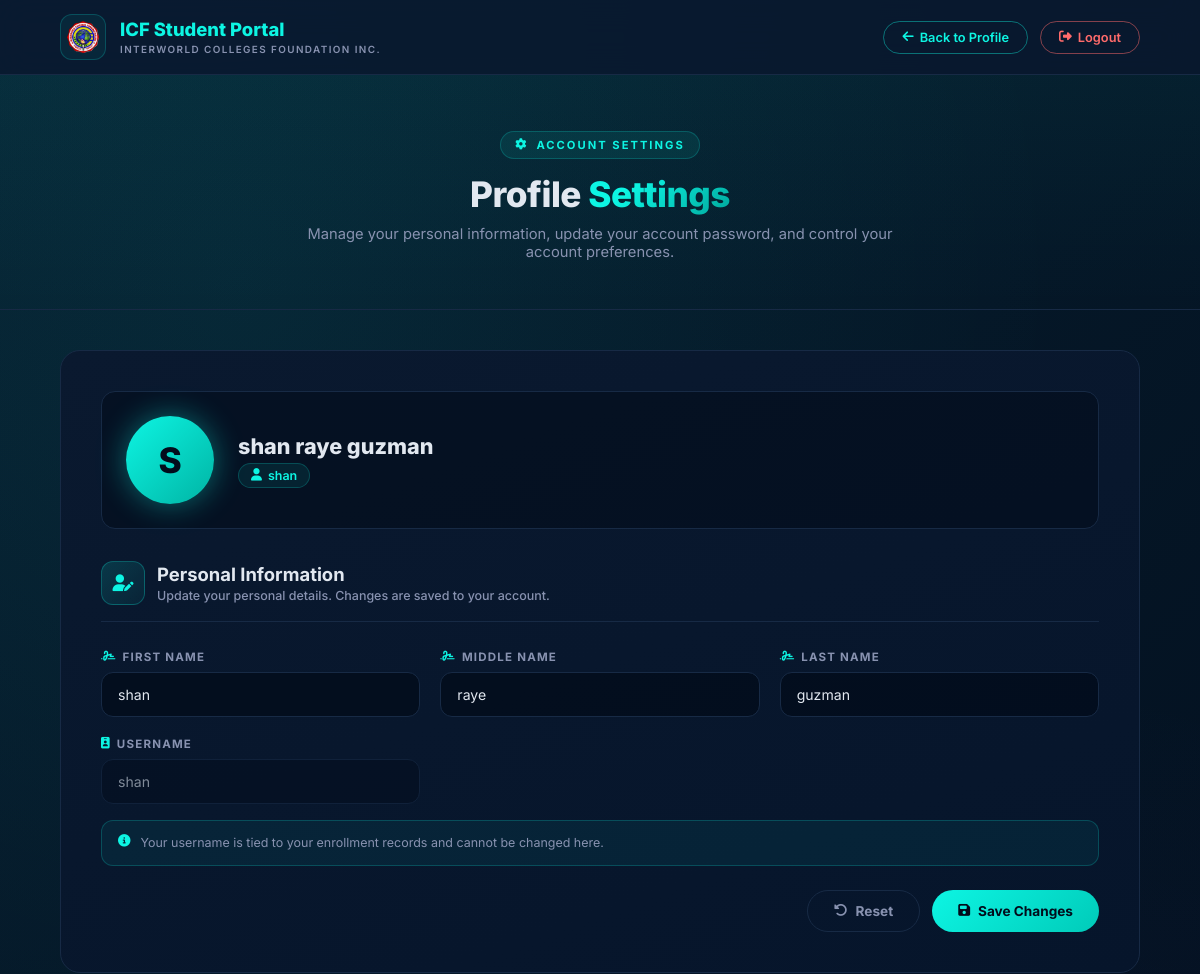
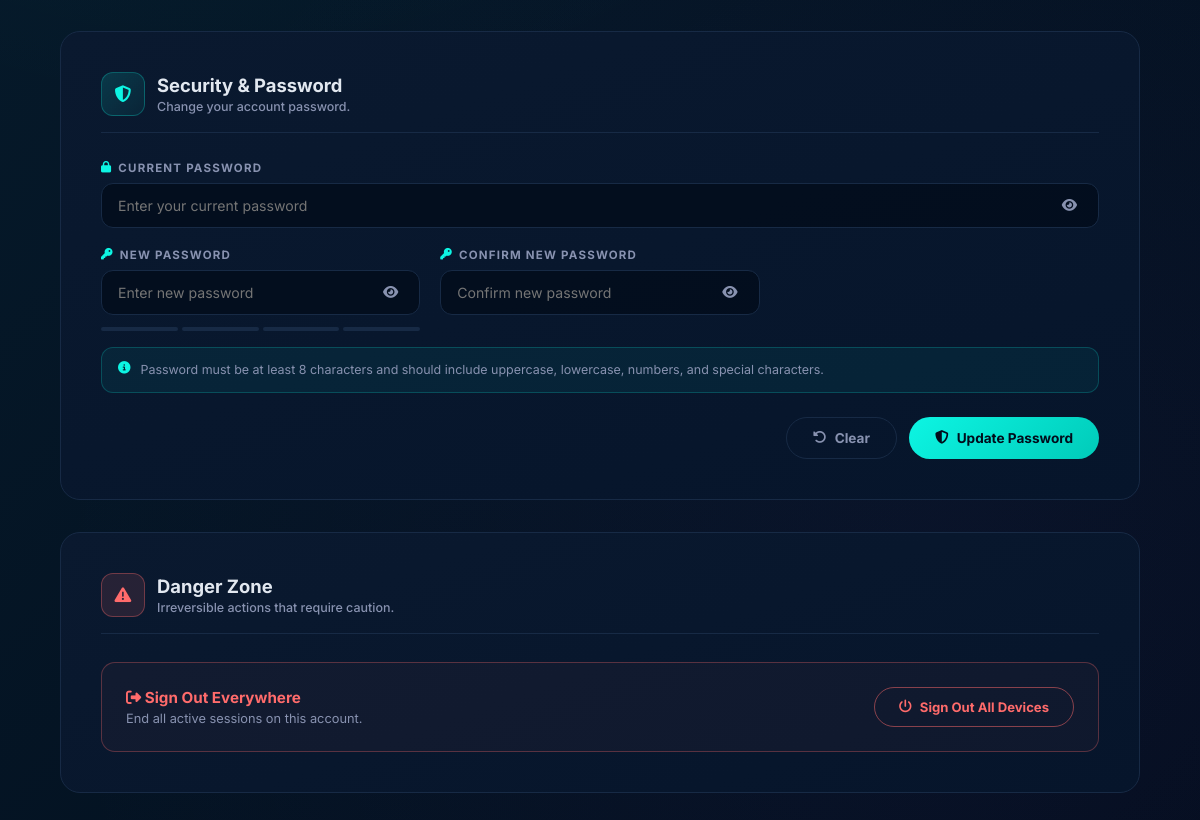
The page /backend/UsersDB/profile-setting.php (signed in) on the database its author committed (2 pictures, top to bottom).
### tables this page shows
CREATE TABLE `users` (
  `user_id` int(11) NOT NULL,
  `first_name` varchar(50) NOT NULL,
  `middle_name` varchar(50) NOT NULL,
  `last_name` varchar(50) NOT NULL,
  `username` varchar(50) NOT NULL,
  `student_code` varchar(20) DEFAULT NULL,
  `password` varchar(255) NOT NULL
);

### backend/UsersDB/profile-setting.php (the view, shortened to what this page needs)
<?php
$host     = '127.0.0.1';
$db_name  = 'enrollmentdb';
$dbuser   = 'root';
$dbpass   = '';
try {
    $conn = new PDO("mysql:host=$host;dbname=$db_name;charset=utf8mb4", $dbuser, $dbpass);
    $conn->setAttribute(PDO::ATTR_ERRMODE, PDO::ERRMODE_EXCEPTION);
    $conn->setAttribute(PDO::ATTR_DEFAULT_FETCH_MODE, PDO::FETCH_ASSOC);
} catch (PDOException $e) {
    die("Database connection failed: " . $e->getMessage());
}
$username = $_SESSION['username'];
try { $conn->exec("ALTER TABLE users ADD COLUMN IF NOT EXISTS student_code VARCHAR(20) DEFAULT NULL"); } catch (PDOException $e) {}
try {
    $stmt = $conn->prepare("SELECT user_id, first_name, middle_name, last_name, username, student_code
                            FROM users
                            WHERE username = :username
                            LIMIT 1");
    $stmt->execute([':username' => $username]);
    $student = $stmt->fetch();
} catch (PDOException $e) {
    die("Error fetching profile: " . $e->getMessage());
}
$first_name    = htmlspecialchars($student['first_name'] ?? '');
$middle_name   = htmlspecialchars($student['middle_name'] ?? '');
$last_name     = htmlspecialchars($student['last_name'] ?? '');
$full_name     = htmlspecialchars(trim(($student['first_name'] ?? '') . ' ' . ($student['middle_name'] ?? '') . ' ' . ($student['last_name'] ?? '')));
$username_disp = htmlspecialchars($student['username'] ?? '');
$initial       = strtoupper(substr($student['first_name'] ?? 'U', 0, 1));
?>
<!DOCTYPE html>
<html lang="en">
<head>
    <link rel="stylesheet" href="https://cdnjs.cloudflare.com/ajax/libs/font-awesome/6.5.1/css/all.min.css">
</head>
<body>
    <nav class="navbar">
        <a href="profile.php" class="navbar-brand">
            <div class="logo-box"><img src="../../BackGroundimage/ICFLogo.png" alt="ICF Logo"></div>
            <div class="brand-text">
                <h1>ICF Student Portal</h1>
                <span>Interworld Colleges Foundation Inc.</span>
            </div>
        </a>
        <div class="navbar-actions">
            <a href="profile.php" class="btn-back-profile"><i class="fas fa-arrow-left"></i> Back to Profile</a>
            <a href="logout.php" class="btn-logout"><i class="fas fa-sign-out-alt"></i> Logout</a>
        </div>
    </nav>
    <section class="hero-banner">
        <div class="eyebrow"><i class="fas fa-cog"></i> Account Settings</div>
        <h1>Profile <span class="accent">Settings</span></h1>
        <p>Manage your personal information, update your account password, and control your account preferences.</p>
    </section>
    <main class="main-content">
        <div class="settings-wrapper">
            <div class="settings-card">
                <div class="profile-header">
                    <div class="profile-avatar" id="profileAvatar"><?php echo $initial; ?></div>
                    <div class="profile-header-text">
                        <h3 id="profileDisplayName"><?php echo $full_name; ?></h3>
                        <span class="username-badge">
                            <i class="fas fa-user"></i>
                            <?php echo $username_disp; ?>
                        </span>
                    </div>
                </div>
                <div class="section-title">
                    <div class="icon-box"><i class="fas fa-user-edit"></i></div>
                    <div>
                        <h2>Personal Information</h2>
                        <span class="section-desc">Update your personal details. Changes are saved to your account.</span>
                    </div>
                </div>
                <form id="personalForm" onsubmit="savePersonalInfo(event)">
                    <div class="form-grid">
                        <div class="form-group">
                            <label for="firstName"><i class="fas fa-signature"></i> First Name</label>
                            <input type="text" id="firstName" name="first_name" class="form-control" value="<?php echo $first_name; ?>" required>
                        </div>
                        <div class="form-group">
                            <label for="middleName"><i class="fas fa-signature"></i> Middle Name</label>
                            <input type="text" id="middleName" name="middle_name" class="form-control" value="<?php echo $middle_name; ?>">
                        </div>
                        <div class="form-group">
                            <label for="lastName"><i class="fas fa-signature"></i> Last Name</label>
                            <input type="text" id="lastName" name="last_name" class="form-control" value="<?php echo $last_name; ?>" required>
                        </div>
                        <div class="form-group">
                            <label for="usernameField"><i class="fas fa-id-badge"></i> Username</label>
                            <input type="text" id="usernameField" class="form-control" value="<?php echo $username_disp; ?>" disabled>
                        </div>
                    </div>
                    <div class="info-note">
                        <i class="fas fa-circle-info"></i>
                        <span>Your username is tied to your enrollment records and cannot be changed here.</span>
                    </div>
                    <div class="action-row">
                        <button type="reset" class="btn btn-outline"><i class="fas fa-rotate-left"></i> Reset</button>
                        <button type="submit" class="btn btn-primary" id="savePersonalBtn"><i class="fas fa-floppy-disk"></i> Save Changes</button>
                    </div>
                </form>
            </div>
            <div class="settings-card">
                <div class="section-title">
                    <div class="icon-box"><i class="fas fa-shield-halved"></i></div>
                    <div>
                        <h2>Security &amp; Password</h2>
                        <span class="section-desc">Change your account password.</span>
                    </div>
                </div>
                <form id="passwordForm" onsubmit="savePassword(event)">
                    <div class="form-grid">
                        <div class="form-group full-width">
                            <label for="currentPassword"><i class="fas fa-lock"></i> Current Password</label>
                            <div class="password-wrap">
                                <input type="password" id="currentPassword" class="form-control" placeholder="Enter your current password" required>
                                <button type="button" class="toggle-pw" onclick="togglePw('currentPassword', this)"><i class="fas fa-eye"></i></button>
                            </div>
                        </div>
                        <div class="form-group">
                            <label for="newPassword"><i class="fas fa-key"></i> New Password</label>
                            <div class="password-wrap">
                                <input type="password" id="newPassword" class="form-control" placeholder="Enter new password" required oninput="updateStrength(this.value)">
                                <button type="button" class="toggle-pw" onclick="togglePw('newPassword', this)"><i class="fas fa-eye"></i></button>
                            </div>
                            <div class="strength-meter" id="strengthMeter">
                                <div class="strength-bar" data-bar="1"></div>
                                <div class="strength-bar" data-bar="2"></div>
                                <div class="strength-bar" data-bar="3"></div>
                                <div class="strength-bar" data-bar="4"></div>
                            </div>
                        </div>
                        <div class="form-group">
                            <label for="confirmPassword"><i class="fas fa-key"></i> Confirm New Password</label>
                            <div class="password-wrap">
                                <input type="password" id="confirmPassword" class="form-control" placeholder="Confirm new password" required>
                                <button type="button" class="toggle-pw" onclick="togglePw('confirmPassword', this)"><i class="fas fa-eye"></i></button>
                            </div>
                        </div>
                    </div>
                    <div class="info-note">
                        <i class="fas fa-circle-info"></i>
                        <span>Password must be at least 8 characters and should include uppercase, lowercase, numbers, and special characters.</span>
                    </div>
                    <div class="action-row">
                        <button type="reset" class="btn btn-outline" onclick="resetStrength()"><i class="fas fa-rotate-left"></i> Clear</button>
                        <button type="submit" class="btn btn-primary" id="savePasswordBtn"><i class="fas fa-shield-halved"></i> Update Password</button>
                    </div>
                </form>
            </div>
            <div class="settings-card">
                <div class="section-title">
                    <div class="icon-box" style="background: rgba(255,107,107,0.12); border-color: rgba(255,107,107,0.35); color: #ff6b6b;">
                        <i class="fas fa-triangle-exclamation"></i>
                    </div>
                    <div>
                        <h2>Danger Zone</h2>
                        <span class="section-desc">Irreversible actions that require caution.</span>
                    </div>
                </div>
                <div class="danger-zone">
                    <div>
                        <h4><i class="fas fa-right-from-bracket"></i> Sign Out Everywhere</h4>
                        <p>End all active sessions on this account.</p>
                    </div>
                    <button type="button" class="btn-danger" onclick="signOutEverywhere()"><i class="fas fa-power-off"></i> Sign Out All Devices</button>
                </div>
            </div>
        </div>
    </main>
</body>
</html>

### rows shown on the page
users: first_name "S", full_name "shan raye guzman", username "shan", first_name "shan", middle_name "raye", last_name "guzman"
